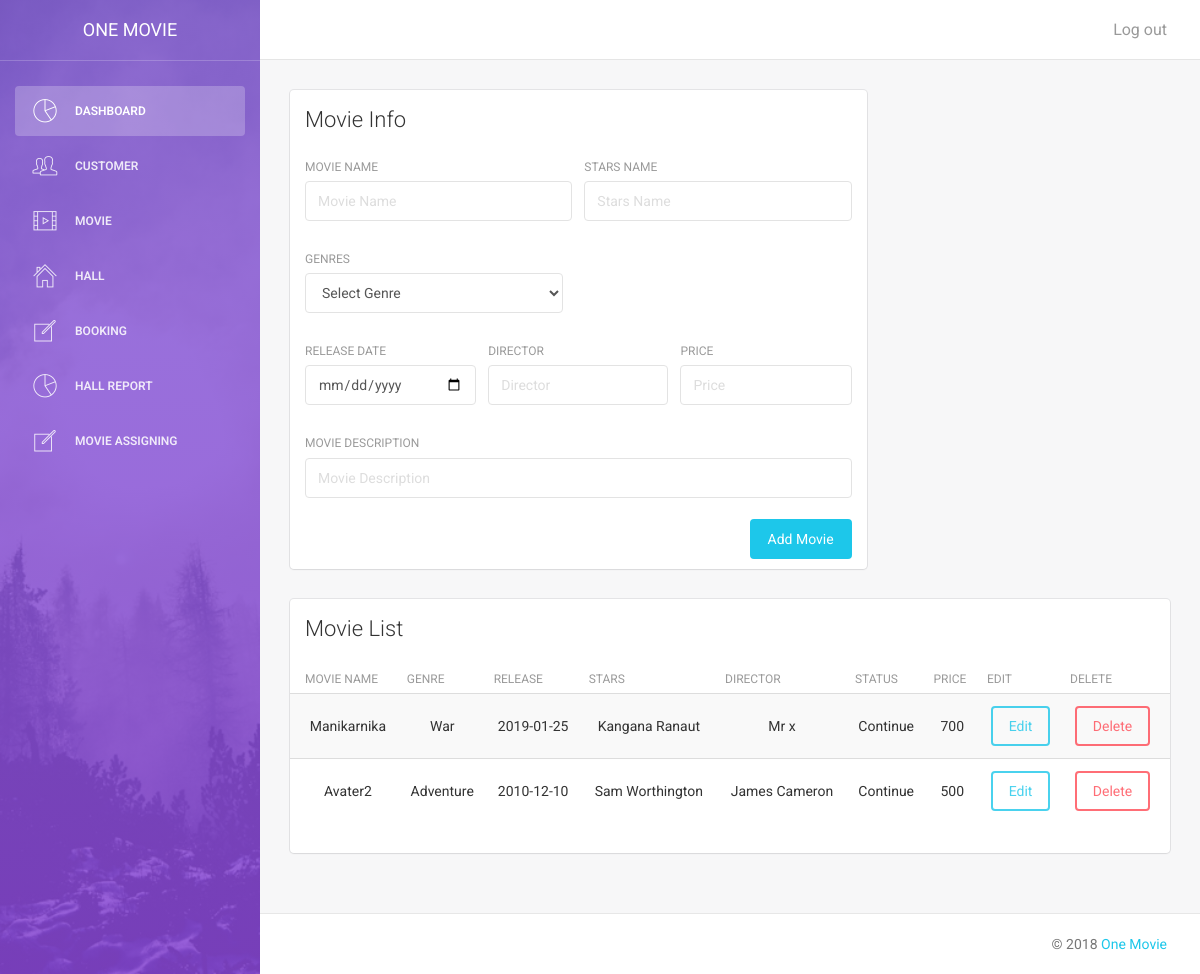
Before: /admin/movie.php (signed in) with the older database file.
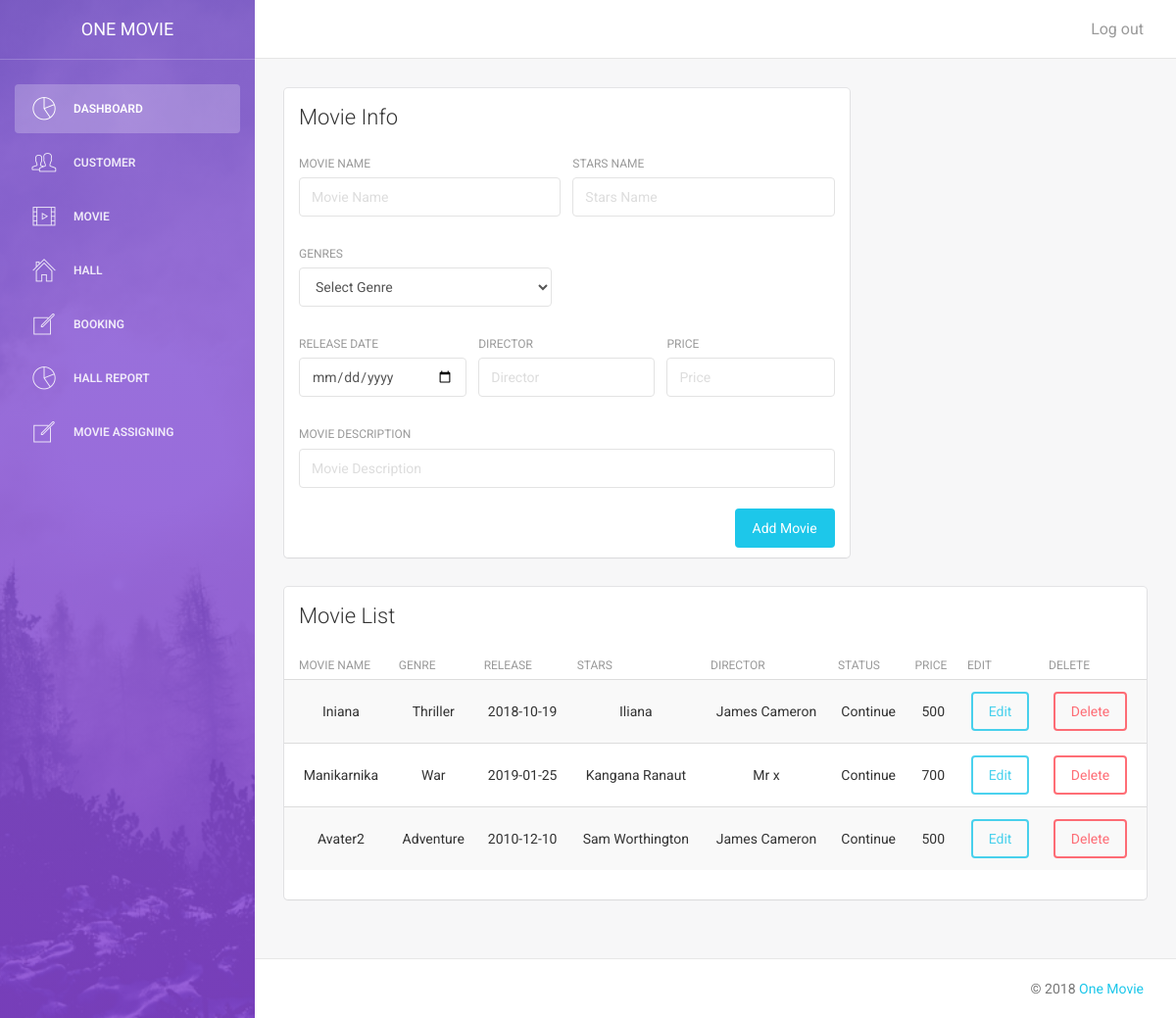
After: the same page with the newer database file.
### tables this page shows
CREATE TABLE `movie`  (
  `mid` int(11) NOT NULL AUTO_INCREMENT,
  `movie_name` varchar(255) NULL DEFAULT NULL,
  `genre` varchar(50) NULL DEFAULT NULL,
  `release` varchar(20) NULL DEFAULT NULL,
  `director` varchar(255) NULL DEFAULT NULL,
  `stars` varchar(255) NULL DEFAULT NULL,
  `description` varchar(255) NULL DEFAULT NULL,
  `status` varchar(20) NULL DEFAULT NULL,
  `price` int(10) NULL DEFAULT NULL,
  PRIMARY KEY (`mid`) USING BTREE
);

### admin/movie.php (the view, shortened to what the changed rows need)
<?php
if (isset($_SESSION['admin_login'])==TRUE) {
?>
<!doctype html>
<html lang="en">
<?php
include('inc/head.php');
include('../db/db.php');
?>
<body>
    <div class="wrapper">
            <div class="main-panel">
              <div class="content">
            <div class="container-fluid">
                <div class="row">
                    <div class="col-md-12">
                        <div class="card">
                            <div class="content table-responsive table-full-width">
                                <table class="table table-hover table-striped">
                                    <thead>
                                        <th>Movie Name</th>
                                        <th>Genre</th>
                                        <th>Release</th>
                                        <th>Stars</th>
                                        <th>Director</th>
                                        <th>Status</th>
                                        <th>Price</th>
                                        <th>Edit</th>
                                        <th>Delete</th>
                                    </thead>
                                    <tbody>
                                       <?php
                                       $query="SELECT * FROM movie ORDER BY mid DESC";
                                       $result=mysqli_query($con,$query);
                                       if(mysqli_num_rows($result)>0){
                                          while($row=mysqli_fetch_array($result, MYSQLI_ASSOC)){
                                              echo"<tr>";
                                              echo "<td style='text-align: center'>".$row['movie_name']."</td>";
                                              echo "<td style='text-align: center'>".$row['genre']."</td>";
                                              echo "<td style='text-align: center'>".$row['release']."</td>";
                                              echo "<td style='text-align: center'>".$row['stars']."</td>";
                                              echo "<td style='text-align: center'>".$row['director']."</td>";
                                              echo "<td style='text-align: center'>".$row['status']."</td>";
                                              echo "<td style='text-align: center'>".$row['price']."</td>";
                                              echo "<td style='text-align: center'><a style='color:black; text-decoration: none;' href='movie.php?update&id=".$row['mid']."&name=".$row['movie_name']."&genre=".$row['genre']."&release=".$row['release']."&stars=".$row['stars']."&director=".$row['director']."&status=".$row['status']."&price=".$row['price']."&description=".$row['description']."'><button class='btn btn-info'>Edit</button></a></td>";
                                              echo "<td style='text-align: center'><a style='color:black; text-decoration: none;' href='db/db_movie.php?delete&id=".$row['mid']."'><button class='btn btn-danger'>Delete</button></a></td>";
                                              echo"</tr>";
                                          }
                                      }else{
                                        echo"<tr>";
                                        echo "<td>Not Found</td>";
                                        echo"</tr>";
                                      }
                                      ?>
                                  </tbody>
                              </table>
                          </div>
                      </div>
                  </div>
              </div>
          </div>
      </div>
  </div>
</div>
</body>
</html>
<?php
}else{
    header('location:../index');
}
?>

Changed rows visible on the page:
added movie: movie_name "Iniana", genre "Thriller", release "2018-10-19", stars "Iliana", director "James Cameron", status "Continue", price "500"
